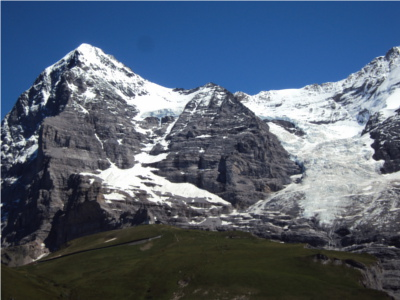
#> input picture hill_left.JPG, 400 x 300 px, found by its file name
$ jupyter execute hw4_input1.ipynb
#> lines starting #> are read from the running program, lines starting #| are printed output that depends on the picture; after the words box and inside, x2 and y2 are one past the last pixel; in counts of white or black regions, pixels touching at a corner belong together
[cell 1]
#Şevval Kaplan & Şevval Yardımcı Group Homework-4

import cv2
import numpy as np
import matplotlib.pyplot as plt

class SIFT:
    def __init__(self):
        self.sift = cv2.SIFT_create()

    def detect_and_compute(self, image):
        keypoints, descriptors = self.sift.detectAndCompute(image, None)
        return keypoints, descriptors

#first of all load the imges
imageLeft = cv2.imread('hill_left.jpg')
#> imageLeft is the input picture: shape (300, 400, 3); mean B, G, R 113.4, 95.7, 82.9
imageRight = cv2.imread('hill_right.jpg')
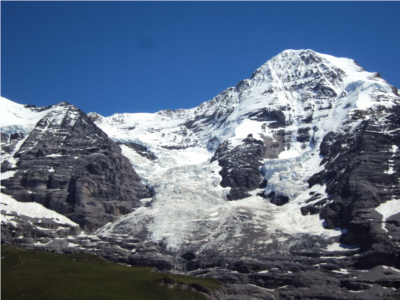
#> input picture hill_right.JPG, 400 x 300 px, found by its file name
#> imageRight is the input picture: shape (300, 400, 3); mean B, G, R 131, 108.6, 93

#then convert images to grayscale
grayLeft = cv2.cvtColor(imageLeft, cv2.COLOR_BGR2GRAY)
grayRight = cv2.cvtColor(imageRight, cv2.COLOR_BGR2GRAY)
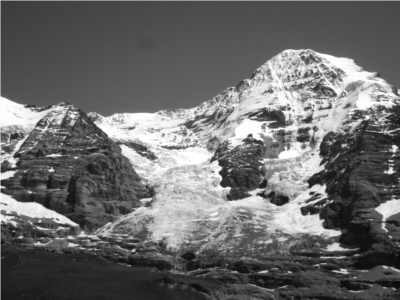
#> grayRight: shape (300, 400); min 8, max 255, mean 106.5

sift = SIFT()

#for left image detect and compute keypoints and descriptors
keypointsLeft, descriptorsLeft = sift.detect_and_compute(grayLeft)
#> in detect_and_compute, `keypoints, descriptors = self.sift.detectAndCompute(image, None)`: keypoints = 1257 keypoints; strongest (x, y, size): (46, 95, 5.4), (34, 138, 4.3), (72, 87, 5.5), (144, 165, 3.5)
#> keypointsLeft has the same summary as keypoints in detect_and_compute

#for right image detect and compute keypoints and descriptors
keypointsRight, descriptorsRight = sift.detect_and_compute(grayRight)
#> in detect_and_compute (call 2), `keypoints, descriptors = self.sift.detectAndCompute(image, None)`: keypoints = 1491 keypoints; strongest (x, y, size): (391, 171, 4.1), (394, 148, 4.2), (311, 193, 2.4), (281, 200, 9.1)
#> keypointsRight has the same summary as keypoints in detect_and_compute

#draw the keypoints of left and right images
imageLeftWithKeypoints = cv2.drawKeypoints(imageLeft, keypointsLeft, None)
imageRightWithKeypoints = cv2.drawKeypoints(imageRight, keypointsRight, None)
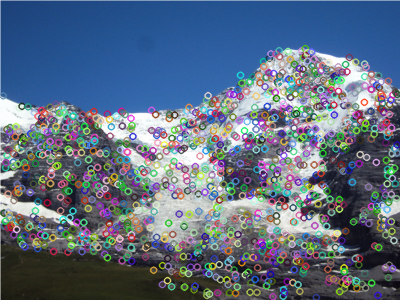
#> imageRightWithKeypoints: shape (300, 400, 3); mean B, G, R 129.4, 109.3, 94.2

plt.figure(figsize=(8, 8))

plt.subplot(2, 2, 1)
plt.imshow(cv2.cvtColor(imageLeft, cv2.COLOR_BGR2RGB))
plt.axis("off")
plt.title('Input Image Left')

plt.subplot(2, 2, 2)
plt.imshow(cv2.cvtColor(imageRight, cv2.COLOR_BGR2RGB))
plt.axis("off")
plt.title('Input Image Right')

plt.subplot(2, 2, 3)
plt.imshow(cv2.cvtColor(imageLeftWithKeypoints, cv2.COLOR_BGR2RGB))
plt.axis("off")
plt.title('Input Image Left with Keypoints')

plt.subplot(2, 2, 4)
plt.imshow(cv2.cvtColor(imageRightWithKeypoints, cv2.COLOR_BGR2RGB))
plt.axis("off")
plt.title('Input Image Right with Keypoints')

plt.tight_layout()
plt.show()
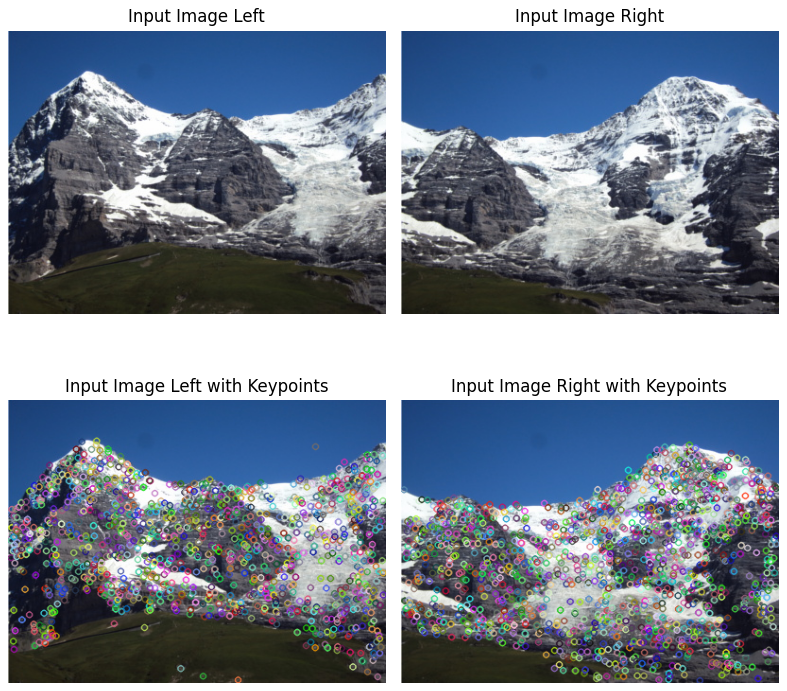
#> figure drawn by matplotlib, 4 panels

[cell 2]
#in this part of the project we use BFMatcher so first initiate BFMatcher
bf = cv2.BFMatcher()

#matching the keypoints of left and right
matches = bf.knnMatch(descriptorsLeft, descriptorsRight, k=2)
#> matches = 1257 matches

#applying ratio test
goodMatches = []
for m, n in matches:
    if m.distance < 0.5 * n.distance:
        goodMatches.append([m])
#> after the loop, goodMatches = 493 matches


#visualize the good matches
matchingResult = cv2.drawMatchesKnn(
    grayLeft, keypointsLeft,
    grayRight, keypointsRight,
    goodMatches, None, flags=cv2.DrawMatchesFlags_NOT_DRAW_SINGLE_POINTS
)
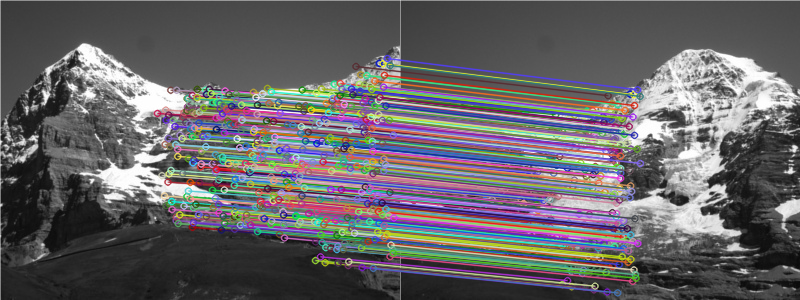
#> matchingResult: shape (300, 800, 3); mean of channels 0, 1, 2 102.6, 99.4, 102; drawn as B, G, R


plt.figure(figsize=(10, 10))
plt.imshow(cv2.cvtColor(matchingResult, cv2.COLOR_BGR2RGB))
plt.axis("off")
plt.title('Visualization of Good Matches')
plt.show()

[cell 3]
# take the good matches
src_pts = np.float32([keypointsLeft[m[0].queryIdx].pt for m in goodMatches]).reshape(-1, 1, 2)
#> src_pts = 493 rows, first 8: [157, 112.9], [161.5, 175.1], [164, 195.4], [164.7, 144], [164.7, 144], [165.3, 109.6], [165.7, 119.7], [165.7, 205.2]
dst_pts = np.float32([keypointsRight[m[0].trainIdx].pt for m in goodMatches]).reshape(-1, 1, 2)
#> dst_pts = 493 rows, first 8: [6.47, 128.9], [7.64, 193.5], [8.85, 214.7], [12.79, 161.6], [12.79, 161.6], [15.5, 126.1], [14.8, 136.3], [10.29, 224.7]


#estimate affine geometric transform
M, _ = cv2.estimateAffine2D(src_pts, dst_pts)
#> M = [[0.982, -0.0372, -139.4], [0.053, 0.98, 10.65]]

#transform it
transformedImage = cv2.warpAffine(imageRight, M, (imageLeft.shape[1]+imageRight.shape[1], max(imageLeft.shape[0], imageRight.shape[0])), flags=cv2.WARP_INVERSE_MAP)
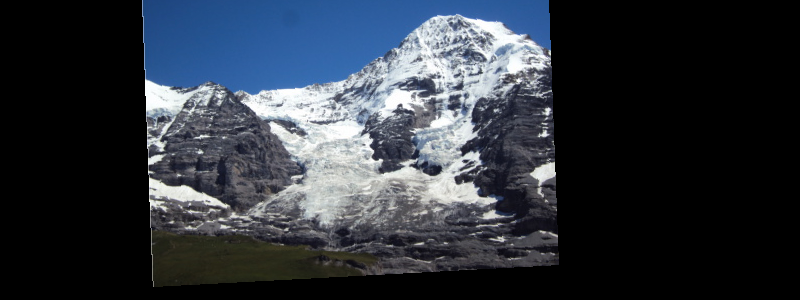
#> transformedImage: shape (300, 800, 3); mean B, G, R 60.7, 52.1, 46.2


plt.imshow(cv2.cvtColor(transformedImage, cv2.COLOR_BGR2RGB))
plt.axis("off")
plt.title('Transformed Second Image')
plt.show()

#creating mask
mask = np.ones_like(imageRight, dtype=np.uint8) * 255
transformedMask = cv2.warpAffine(mask, M, (imageLeft.shape[1]+imageRight.shape[1], max(imageLeft.shape[0], imageRight.shape[0])), flags=cv2.WARP_INVERSE_MAP)
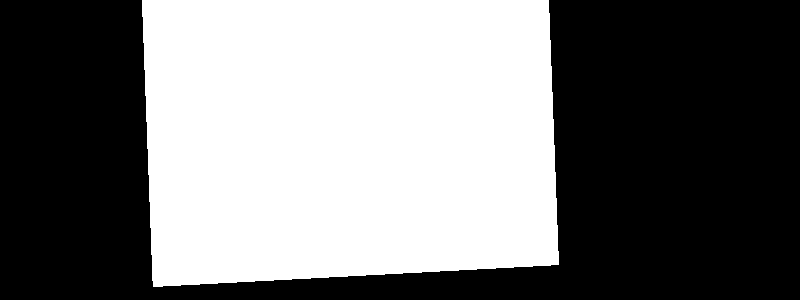
#> transformedMask: shape (300, 800, 3); 46.8% white; 1 white region, box (x1, y1, x2, y2) and area: (142, 0, 559, 287) 112395
#> mask: shape (300, 400, 3); every value is 255

plt.imshow(cv2.cvtColor(transformedMask, cv2.COLOR_BGR2RGB))
plt.axis("off")
plt.title('Transformed Mask of Second Image')

plt.show()

[cell 4]
#extend the first image and make mask of it
extendedFirstImage = np.zeros_like(transformedImage)
extendedFirstImage[:imageLeft.shape[0], :imageLeft.shape[1], :] = imageLeft
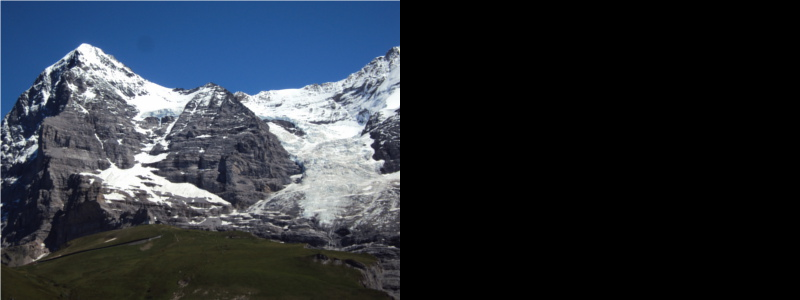
#> extendedFirstImage: shape (300, 800, 3); mean B, G, R 56.7, 47.8, 41.4

mask = np.zeros_like(transformedMask, dtype=np.uint8)
mask[:imageLeft.shape[0], :imageLeft.shape[1], :] = 255

normalizedMask = mask / 255.0

#find the overlapped section
overlapRegion = extendedFirstImage[:transformedImage.shape[0], :transformedImage.shape[1], :]

#create a mask for that section
overlapMask = np.zeros_like(overlapRegion, dtype=np.uint8)
overlapMask[:] = 255

#we made the blending
alpha = 1
beta =  (.8 - alpha * normalizedMask)
blendedOverlap = (overlapRegion * alpha) + (transformedImage * beta)
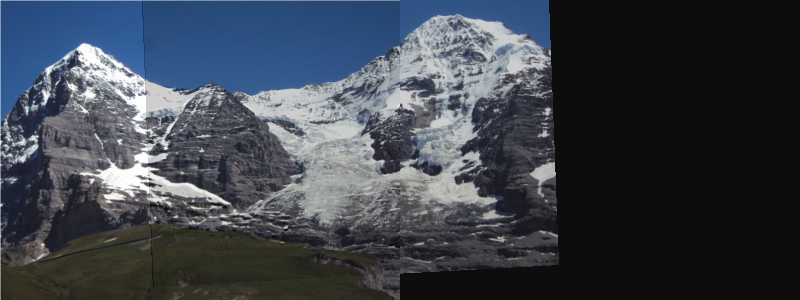
#> blendedOverlap: shape (300, 800, 3) float64; mean B, G, R 66.8, 57.3, 50.8; drawn with min black and max white


combinedImage = np.copy(extendedFirstImage)
combinedImage[:transformedImage.shape[0], :transformedImage.shape[1], :] = blendedOverlap


rgbExtendedFirstImage = cv2.cvtColor(extendedFirstImage, cv2.COLOR_BGR2RGB)
rgbCombinedImage = cv2.cvtColor(combinedImage.astype(np.uint8), cv2.COLOR_BGR2RGB)


plt.imshow(rgbExtendedFirstImage)
plt.axis("off")
plt.title('Extended First Image')
plt.show()

plt.imshow(mask, cmap='gray')
plt.axis("off")
plt.title('Mask')
plt.show()
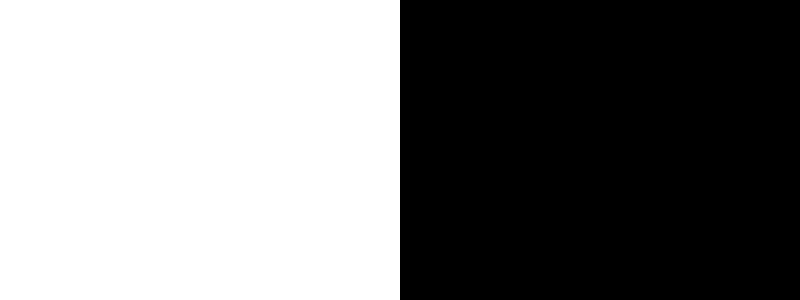
#> shown: shape (300, 800, 3); 50% white; 1 white region, box (x1, y1, x2, y2) and area: (0, 0, 400, 300) 120000

plt.imshow(rgbCombinedImage)
plt.axis("off")
plt.title('Combined Image')
plt.show()
